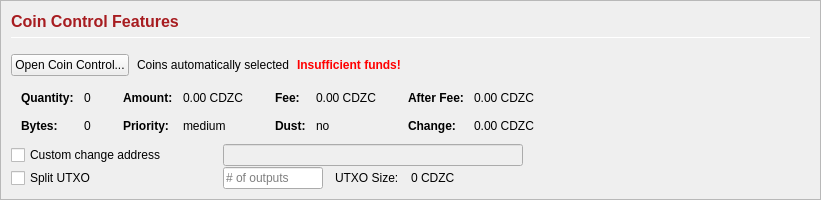
         <widget class="QFrame" name="frameCoinControl">
          <property name="sizePolicy">
           <sizepolicy hsizetype="Expanding" vsizetype="Expanding">
            <horstretch>0</horstretch>
            <verstretch>0</verstretch>
           </sizepolicy>
          </property>
          <property name="maximumSize">
           <size>
            <width>16777215</width>
            <height>16777215</height>
           </size>
          </property>
          <property name="frameShape">
           <enum>QFrame::StyledPanel</enum>
          </property>
          <property name="frameShadow">
           <enum>QFrame::Sunken</enum>
          </property>
          <layout class="QVBoxLayout" name="verticalLayoutCoinControl2">
           <property name="spacing">
            <number>0</number>
           </property>
           <property name="leftMargin">
            <number>0</number>
           </property>
           <property name="topMargin">
            <number>0</number>
           </property>
           <property name="rightMargin">
            <number>0</number>
           </property>
           <property name="bottomMargin">
            <number>0</number>
           </property>
           <item>
            <widget class="QFrame" name="frameCoinControl_BG">
             <layout class="QVBoxLayout" name="verticalLayoutCoinControl" stretch="0,0,0,0,0,0">
              <property name="spacing">
               <number>1</number>
              </property>
              <property name="leftMargin">
               <number>10</number>
              </property>
              <property name="topMargin">
               <number>10</number>
              </property>
              <item>
               <layout class="QHBoxLayout" name="horizontalLayoutCoinControl1">
                <property name="bottomMargin">
                 <number>15</number>
                </property>
                <item>
                 <layout class="QVBoxLayout" name="verticalLayout_3">
                  <property name="spacing">
                   <number>6</number>
                  </property>
                  <item>
                   <widget class="QLabel" name="labelCoinControlFeatures">
                    <property name="sizePolicy">
                     <sizepolicy hsizetype="Preferred" vsizetype="Maximum">
                      <horstretch>0</horstretch>
                      <verstretch>0</verstretch>
                     </sizepolicy>
                    </property>
                    <property name="minimumSize">
                     <size>
                      <width>0</width>
                      <height>20</height>
                     </size>
                    </property>
                    <property name="font">
                     <font>
                      <pointsize>12</pointsize>
                      <weight>75</weight>
                      <bold>true</bold>
                     </font>
                    </property>
                    <property name="styleSheet">
                     <string notr="true">color:#a71c20;font-weight:bold;</string>
                    </property>
                    <property name="text">
                     <string>Coin Control Features</string>
                    </property>
                   </widget>
                  </item>
                  <item>
                   <widget class="Line" name="line">
                    <property name="minimumSize">
                     <size>
                      <width>0</width>
                      <height>1</height>
                     </size>
                    </property>
                    <property name="maximumSize">
                     <size>
                      <width>16777215</width>
                      <height>1</height>
                     </size>
                    </property>
                    <property name="orientation">
                     <enum>Qt::Horizontal</enum>
                    </property>
                   </widget>
                  </item>
                 </layout>
                </item>
               </layout>
              </item>
              <item>
               <layout class="QHBoxLayout" name="horizontalLayoutCoinControl2" stretch="0,0,0,0">
                <property name="spacing">
                 <number>8</number>
                </property>
                <property name="bottomMargin">
                 <number>10</number>
                </property>
                <item>
                 <widget class="QPushButton" name="pushButtonCoinControl">
                  <property name="styleSheet">
                   <string notr="true"/>
                  </property>
                  <property name="text">
                   <string>Open Coin Control...</string>
                  </property>
                  <property name="autoDefault">
                   <bool>false</bool>
                  </property>
                 </widget>
                </item>
                <item>
                 <widget class="QLabel" name="labelCoinControlAutomaticallySelected">
                  <property name="text">
                   <string>Coins automatically selected</string>
                  </property>
                  <property name="margin">
                   <number>5</number>
                  </property>
                 </widget>
                </item>
                <item>
                 <widget class="QLabel" name="labelCoinControlInsuffFunds">
                  <property name="font">
                   <font>
                    <weight>75</weight>
                    <bold>true</bold>
                   </font>
                  </property>
                  <property name="styleSheet">
                   <string notr="true">color:red;font-weight:bold;</string>
                  </property>
                  <property name="text">
                   <string>Insufficient funds!</string>
                  </property>
                  <property name="margin">
                   <number>5</number>
                  </property>
                 </widget>
                </item>
                <item>
                 <spacer name="horizontalSpacerCoinControl">
                  <property name="orientation">
                   <enum>Qt::Horizontal</enum>
                  </property>
                  <property name="sizeHint" stdset="0">
                   <size>
                    <width>40</width>
                    <height>1</height>
                   </size>
                  </property>
                 </spacer>
                </item>
               </layout>
              </item>
              <item>
               <widget class="QWidget" name="widgetCoinControl" native="true">
                <property name="sizePolicy">
                 <sizepolicy hsizetype="Preferred" vsizetype="Preferred">
                  <horstretch>0</horstretch>
                  <verstretch>0</verstretch>
                 </sizepolicy>
                </property>
                <property name="minimumSize">
                 <size>
                  <width>0</width>
                  <height>0</height>
                 </size>
                </property>
                <property name="styleSheet">
                 <string notr="true"/>
                </property>
                <layout class="QHBoxLayout" name="horizontalLayoutCoinControl5">
                 <property name="leftMargin">
                  <number>0</number>
                 </property>
                 <property name="topMargin">
                  <number>0</number>
                 </property>
                 <property name="rightMargin">
                  <number>0</number>
                 </property>
                 <property name="bottomMargin">
                  <number>0</number>
                 </property>
                 <item>
                  <layout class="QHBoxLayout" name="horizontalLayoutCoinControl3" stretch="0,0,0,1">
                   <property name="spacing">
                    <number>20</number>
                   </property>
                   <property name="topMargin">
                    <number>0</number>
                   </property>
                   <property name="bottomMargin">
                    <number>10</number>
                   </property>
                   <item>
                    <layout class="QFormLayout" name="formLayoutCoinControl1">
                     <property name="horizontalSpacing">
                      <number>10</number>
                     </property>
                     <property name="verticalSpacing">
                      <number>14</number>
                     </property>
                     <property name="leftMargin">
                      <number>10</number>
                     </property>
                     <property name="topMargin">
                      <number>4</number>
                     </property>
                     <property name="rightMargin">
                      <number>6</number>
                     </property>
                     <item row="0" column="0">
                      <widget class="QLabel" name="labelCoinControlQuantityText">
                       <property name="font">
                        <font>
                         <weight>75</weight>
                         <bold>true</bold>
                        </font>
                       </property>
                       <property name="text">
                        <string>Quantity:</string>
                       </property>
                       <property name="margin">
                        <number>0</number>
                       </property>
                      </widget>
                     </item>
                     <item row="0" column="1">
                      <widget class="QLabel" name="labelCoinControlQuantity">
                       <property name="cursor">
                        <cursorShape>IBeamCursor</cursorShape>
                       </property>
                       <property name="contextMenuPolicy">
                        <enum>Qt::ActionsContextMenu</enum>
                       </property>
                       <property name="text">
                        <string notr="true">0</string>
                       </property>
                       <property name="margin">
                        <number>0</number>
                       </property>
                       <property name="textInteractionFlags">
                        <set>Qt::LinksAccessibleByMouse|Qt::TextSelectableByKeyboard|Qt::TextSelectableByMouse</set>
                       </property>
                      </widget>
                     </item>
                     <item row="1" column="0">
                      <widget class="QLabel" name="labelCoinControlBytesText">
                       <property name="font">
                        <font>
                         <weight>75</weight>
                         <bold>true</bold>
                        </font>
                       </property>
                       <property name="text">
                        <string>Bytes:</string>
                       </property>
                      </widget>
                     </item>
                     <item row="1" column="1">
                      <widget class="QLabel" name="labelCoinControlBytes">
                       <property name="cursor">
                        <cursorShape>IBeamCursor</cursorShape>
                       </property>
                       <property name="contextMenuPolicy">
                        <enum>Qt::ActionsContextMenu</enum>
                       </property>
                       <property name="text">
                        <string notr="true">0</string>
                       </property>
                       <property name="textInteractionFlags">
                        <set>Qt::LinksAccessibleByMouse|Qt::TextSelectableByKeyboard|Qt::TextSelectableByMouse</set>
                       </property>
                      </widget>
                     </item>
                    </layout>
                   </item>
                   <item>
                    <layout class="QFormLayout" name="formLayoutCoinControl2">
                     <property name="horizontalSpacing">
                      <number>10</number>
                     </property>
                     <property name="verticalSpacing">
                      <number>14</number>
                     </property>
                     <property name="leftMargin">
                      <number>6</number>
                     </property>
                     <property name="topMargin">
                      <number>4</number>
                     </property>
                     <property name="rightMargin">
                      <number>6</number>
                     </property>
                     <item row="0" column="0">
                      <widget class="QLabel" name="labelCoinControlAmountText">
                       <property name="font">
                        <font>
                         <weight>75</weight>
                         <bold>true</bold>
                        </font>
                       </property>
                       <property name="text">
                        <string>Amount:</string>
                       </property>
                       <property name="margin">
                        <number>0</number>
                       </property>
                      </widget>
                     </item>
                     <item row="0" column="1">
                      <widget class="QLabel" name="labelCoinControlAmount">
                       <property name="cursor">
                        <cursorShape>IBeamCursor</cursorShape>
                       </property>
                       <property name="contextMenuPolicy">
                        <enum>Qt::ActionsContextMenu</enum>
                       </property>
                       <property name="text">
                        <string notr="true">0.00 CDZC</string>
                       </property>
                       <property name="textInteractionFlags">
                        <set>Qt::LinksAccessibleByMouse|Qt::TextSelectableByKeyboard|Qt::TextSelectableByMouse</set>
                       </property>
                      </widget>
                     </item>
                     <item row="1" column="0">
                      <widget class="QLabel" name="labelCoinControlPriorityText">
                       <property name="font">
                        <font>
                         <weight>75</weight>
                         <bold>true</bold>
                        </font>
                       </property>
                       <property name="text">
                        <string>Priority:</string>
                       </property>
                      </widget>
                     </item>
                     <item row="1" column="1">
                      <widget class="QLabel" name="labelCoinControlPriority">
                       <property name="cursor">
                        <cursorShape>IBeamCursor</cursorShape>
                       </property>
                       <property name="contextMenuPolicy">
                        <enum>Qt::ActionsContextMenu</enum>
                       </property>
                       <property name="text">
                        <string>medium</string>
                       </property>
                       <property name="textInteractionFlags">
                        <set>Qt::LinksAccessibleByMouse|Qt::TextSelectableByKeyboard|Qt::TextSelectableByMouse</set>
                       </property>
                      </widget>
                     </item>
                    </layout>
                   </item>
                   <item>
                    <layout class="QFormLayout" name="formLayoutCoinControl3">
                     <property name="horizontalSpacing">
                      <number>10</number>
                     </property>
                     <property name="verticalSpacing">
                      <number>14</number>
                     </property>
                     <property name="leftMargin">
                      <number>6</number>
                     </property>
                     <property name="topMargin">
                      <number>4</number>
                     </property>
                     <property name="rightMargin">
                      <number>6</number>
                     </property>
                     <item row="0" column="0">
                      <widget class="QLabel" name="labelCoinControlFeeText">
                       <property name="font">
                        <font>
                         <weight>75</weight>
                         <bold>true</bold>
                        </font>
                       </property>
                       <property name="text">
                        <string>Fee:</string>
                       </property>
                       <property name="margin">
                        <number>0</number>
                       </property>
                      </widget>
                     </item>
                     <item row="0" column="1">
                      <widget class="QLabel" name="labelCoinControlFee">
                       <property name="cursor">
                        <cursorShape>IBeamCursor</cursorShape>
                       </property>
                       <property name="contextMenuPolicy">
                        <enum>Qt::ActionsContextMenu</enum>
                       </property>
                       <property name="text">
                        <string notr="true">0.00 CDZC</string>
                       </property>
                       <property name="textInteractionFlags">
                        <set>Qt::LinksAccessibleByMouse|Qt::TextSelectableByKeyboard|Qt::TextSelectableByMouse</set>
                       </property>
                      </widget>
                     </item>
                     <item row="1" column="0">
                      <widget class="QLabel" name="labelCoinControlLowOutputText">
                       <property name="font">
                        <font>
                         <weight>75</weight>
                         <bold>true</bold>
                        </font>
                       </property>
                       <property name="text">
                        <string>Dust:</string>
                       </property>
                      </widget>
                     </item>
                     <item row="1" column="1">
                      <widget class="QLabel" name="labelCoinControlLowOutput">
                       <property name="cursor">
                        <cursorShape>IBeamCursor</cursorShape>
                       </property>
                       <property name="contextMenuPolicy">
                        <enum>Qt::ActionsContextMenu</enum>
                       </property>
                       <property name="text">
                        <string>no</string>
                       </property>
                       <property name="textInteractionFlags">
                        <set>Qt::LinksAccessibleByMouse|Qt::TextSelectableByKeyboard|Qt::TextSelectableByMouse</set>
                       </property>
                      </widget>
                     </item>
                    </layout>
                   </item>
                   <item>
                    <layout class="QFormLayout" name="formLayoutCoinControl4">
                     <property name="horizontalSpacing">
                      <number>10</number>
                     </property>
                     <property name="verticalSpacing">
                      <number>14</number>
                     </property>
                     <property name="leftMargin">
                      <number>6</number>
                     </property>
                     <property name="topMargin">
                      <number>4</number>
                     </property>
                     <property name="rightMargin">
                      <number>6</number>
                     </property>
                     <item row="0" column="0">
                      <widget class="QLabel" name="labelCoinControlAfterFeeText">
                       <property name="font">
                        <font>
                         <weight>75</weight>
                         <bold>true</bold>
                        </font>
                       </property>
                       <property name="text">
                        <string>After Fee:</string>
                       </property>
                       <property name="margin">
                        <number>0</number>
                       </property>
                      </widget>
                     </item>
                     <item row="0" column="1">
                      <widget class="QLabel" name="labelCoinControlAfterFee">
                       <property name="cursor">
                        <cursorShape>IBeamCursor</cursorShape>
                       </property>
                       <property name="contextMenuPolicy">
                        <enum>Qt::ActionsContextMenu</enum>
                       </property>
                       <property name="text">
                        <string notr="true">0.00 CDZC</string>
                       </property>
                       <property name="textInteractionFlags">
                        <set>Qt::LinksAccessibleByMouse|Qt::TextSelectableByKeyboard|Qt::TextSelectableByMouse</set>
                       </property>
                      </widget>
                     </item>
                     <item row="1" column="0">
                      <widget class="QLabel" name="labelCoinControlChangeText">
                       <property name="font">
                        <font>
                         <weight>75</weight>
                         <bold>true</bold>
                        </font>
                       </property>
                       <property name="text">
                        <string>Change:</string>
                       </property>
                      </widget>
                     </item>
                     <item row="1" column="1">
                      <widget class="QLabel" name="labelCoinControlChange">
                       <property name="cursor">
                        <cursorShape>IBeamCursor</cursorShape>
                       </property>
                       <property name="contextMenuPolicy">
                        <enum>Qt::ActionsContextMenu</enum>
                       </property>
                       <property name="text">
                        <string notr="true">0.00 CDZC</string>
                       </property>
                       <property name="textInteractionFlags">
                        <set>Qt::LinksAccessibleByMouse|Qt::TextSelectableByKeyboard|Qt::TextSelectableByMouse</set>
                       </property>
                      </widget>
                     </item>
                    </layout>
                   </item>
                  </layout>
                 </item>
                </layout>
               </widget>
              </item>
              <item>
               <layout class="QHBoxLayout" name="horizontalLayoutCoinControl4">
                <property name="spacing">
                 <number>12</number>
                </property>
                <property name="sizeConstraint">
                 <enum>QLayout::SetDefaultConstraint</enum>
                </property>
                <property name="topMargin">
                 <number>0</number>
                </property>
                <property name="rightMargin">
                 <number>0</number>
                </property>
                <item>
                 <widget class="QCheckBox" name="checkBoxCoinControlChange">
                  <property name="sizePolicy">
                   <sizepolicy hsizetype="Preferred" vsizetype="Preferred">
                    <horstretch>0</horstretch>
                    <verstretch>0</verstretch>
                   </sizepolicy>
                  </property>
                  <property name="minimumSize">
                   <size>
                    <width>200</width>
                    <height>0</height>
                   </size>
                  </property>
                  <property name="maximumSize">
                   <size>
                    <width>200</width>
                    <height>16777215</height>
                   </size>
                  </property>
                  <property name="toolTip">
                   <string>If this is activated, but the change address is empty or invalid, change will be sent to a newly generated address.</string>
                  </property>
                  <property name="text">
                   <string>Custom change address</string>
                  </property>
                 </widget>
                </item>
                <item>
                 <widget class="QValidatedLineEdit" name="lineEditCoinControlChange">
                  <property name="enabled">
                   <bool>false</bool>
                  </property>
                  <property name="sizePolicy">
                   <sizepolicy hsizetype="Preferred" vsizetype="Preferred">
                    <horstretch>0</horstretch>
                    <verstretch>0</verstretch>
                   </sizepolicy>
                  </property>
                  <property name="minimumSize">
                   <size>
                    <width>300</width>
                    <height>0</height>
                   </size>
                  </property>
                 </widget>
                </item>
                <item>
                 <widget class="QLabel" name="labelCoinControlChangeLabel">
                  <property name="sizePolicy">
                   <sizepolicy hsizetype="Preferred" vsizetype="Preferred">
                    <horstretch>0</horstretch>
                    <verstretch>0</verstretch>
                   </sizepolicy>
                  </property>
                  <property name="minimumSize">
                   <size>
                    <width>100</width>
                    <height>0</height>
                   </size>
                  </property>
                  <property name="text">
                   <string/>
                  </property>
                  <property name="margin">
                   <number>3</number>
                  </property>
                 </widget>
                </item>
               </layout>
              </item>
              <item>
               <layout class="QHBoxLayout" name="horizontalLayoutCoinControl6">
                <property name="spacing">
                 <number>12</number>
                </property>
                <property name="rightMargin">
                 <number>0</number>
                </property>
                <item>
                 <widget class="QCheckBox" name="splitBlockCheckBox">
                  <property name="sizePolicy">
                   <sizepolicy hsizetype="Preferred" vsizetype="Preferred">
                    <horstretch>0</horstretch>
                    <verstretch>0</verstretch>
                   </sizepolicy>
                  </property>
                  <property name="minimumSize">
                   <size>
                    <width>200</width>
                    <height>0</height>
                   </size>
                  </property>
                  <property name="maximumSize">
                   <size>
                    <width>200</width>
                    <height>16777215</height>
                   </size>
                  </property>
                  <property name="text">
                   <string>Split UTXO</string>
                  </property>
                 </widget>
                </item>
                <item>
                 <widget class="QLineEdit" name="splitBlockLineEdit">
                  <property name="sizePolicy">
                   <sizepolicy hsizetype="Preferred" vsizetype="Preferred">
                    <horstretch>50</horstretch>
                    <verstretch>0</verstretch>
                   </sizepolicy>
                  </property>
                  <property name="minimumSize">
                   <size>
                    <width>100</width>
                    <height>0</height>
                   </size>
                  </property>
                  <property name="maximumSize">
                   <size>
                    <width>100</width>
                    <height>16777215</height>
                   </size>
                  </property>
                  <property name="placeholderText">
                   <string># of outputs</string>
                  </property>
                 </widget>
                </item>
                <item>
                 <widget class="QLabel" name="labelBlockSizeText">
                  <property name="text">
                   <string>UTXO Size:</string>
                  </property>
                 </widget>
                </item>
                <item>
                 <widget class="QLabel" name="labelBlockSize">
                  <property name="text">
                   <string>0 CDZC</string>
                  </property>
                 </widget>
                </item>
                <item>
                 <spacer name="horizontalSpacer_7">
                  <property name="orientation">
                   <enum>Qt::Horizontal</enum>
                  </property>
                  <property name="sizeHint" stdset="0">
                   <size>
                    <width>40</width>
                    <height>20</height>
                   </size>
                  </property>
                 </spacer>
                </item>
               </layout>
              </item>
              <item>
               <spacer name="verticalSpacerCoinControl">
                <property name="orientation">
                 <enum>Qt::Vertical</enum>
                </property>
                <property name="sizeHint" stdset="0">
                 <size>
                  <width>800</width>
                  <height>1</height>
                 </size>
                </property>
               </spacer>
              </item>
             </layout>
            </widget>
           </item>
          </layout>
         </widget>
